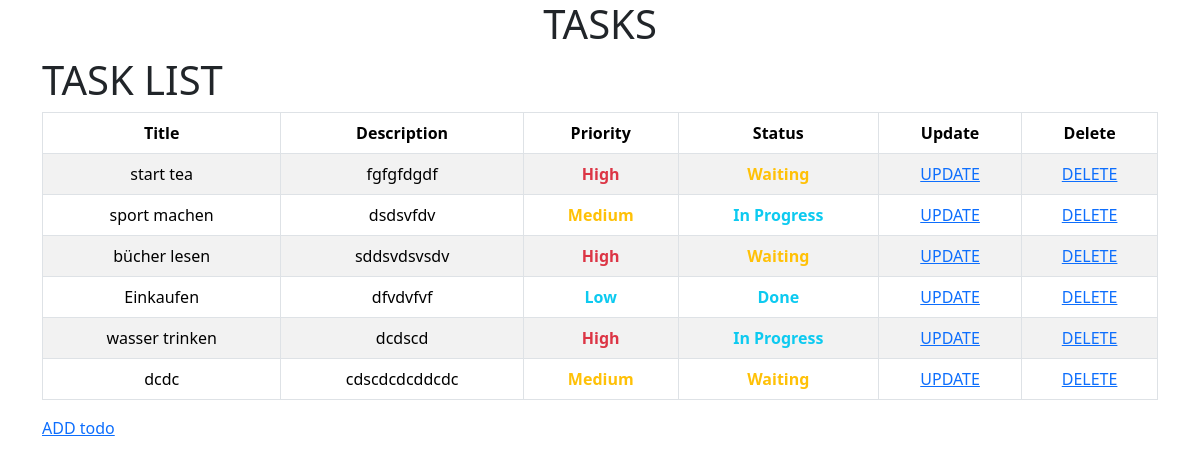
The page / on the database its author committed.
### todoApp/models.py (models this page shows, shortened)
class Todo(models.Model):
    PRIORITY=(
        (1,"High"),
        (2,"Medium"),
        (3,"Low")
    )
    STATUS=(
        ('w',"Waiting"),
        ('p',"In Progress"),
        ('d',"Done")
    )
    title=models.CharField(max_length=20)
    description=models.TextField(null=True)
    priority=models.IntegerField(choices=PRIORITY,default=2)
    status=models.CharField(choices=STATUS,default='w',max_length=1)
    created_date=models.DateTimeField(auto_now_add=True,null=True)
    updated_date=models.DateTimeField(auto_now=True,null=True)

### todoApp/views.py (the view)
# urls.py: path('', todo_list,name='todo_list'),
def todo_list(request):
    todos=Todo.objects.all()
    context={
        'todos':todos
    }
    return render(request,'todoApp/list.html',context)

### todoApp/templates/todoApp/list.html
{% extends 'todoApp/base.html' %}
{% block container %}
<h1>TASK LIST</h1>
    <table class="table table-bordered table-striped text-center">
        <thead>
            <tr>
                <th>Title</th>
                <th>Description</th>
                <th>Priority</th>
                <th>Status</th>
                <th>Update</th>
                <th>Delete</th>
            </tr>
        </thead>
        <tbody>
            {% for todo in todos  %}
            <tr>
                <td>{{ todo.title }}</td>
                <td>{{ todo.description }}</td>
                <td>
                    {% if todo.priority == 1 %}
                    <b class="text-danger">{{todo.get_priority_display}}</b>
                    {% elif  todo.priority == 2 %}
                    <b class="text-warning">{{todo.get_priority_display}}</b>
                    {% else %}
                    <b class="text-info">{{todo.get_priority_display}}</b>
                    {% endif %}
                </td>
                <td>
                	{% if todo.status == "c" %}
               		 <b class="text-danger">{{todo.get_status_display}}</b>
                	{% elif  todo.status == "w" %}
                	<b class="text-warning">{{todo.get_status_display}}</b>
                	{% else %}
                	<b class="text-info">{{todo.get_status_display}}</b>
                	{% endif %}
                </td>
                <td>
                	<a href="{% url 'todo_update' todo.id %} "> UPDATE</a>
                </td>
                <td>
                	<a href="{% url 'todo_delete' todo.id  %}" onclick="return confirm('are you sure?')"> DELETE</a>
                </td>
            </tr>
            {% endfor %}
        </tbody>
    </table>
    <div>
        <a href="{% url 'todo_add' %} "> ADD todo</a>
    </div>
{% endblock container %}

### todoApp/templates/todoApp/base.html (shortened to what this page needs)
<!DOCTYPE html>
<html lang="en">
<head>
    <link href="https://cdn.jsdelivr.net/npm/bootstrap@5.3.1/dist/css/bootstrap.min.css" rel="stylesheet">
</head>
<body>
    <h1 class="text-center">TASKS</h1>
    <div class="container">
        {% block container %}
        {% endblock container %}
    </div>
</body>
</html>

### rows shown on the page
Todo: title "start tea", description "fgfgfdgdf", priority "High", status "Waiting"
Todo: title "sport machen", description "dsdsvfdv", priority "Medium", status "In Progress"
Todo: title "bücher lesen", description "sddsvdsvsdv", priority "High", status "Waiting"
Todo: title "Einkaufen", description "dfvdvfvf", priority "Low", status "Done"
Todo: title "wasser trinken", description "dcdscd", priority "High", status "In Progress"
Todo: title "dcdc", description "cdscdcdcddcdc", priority "Medium", status "Waiting"
